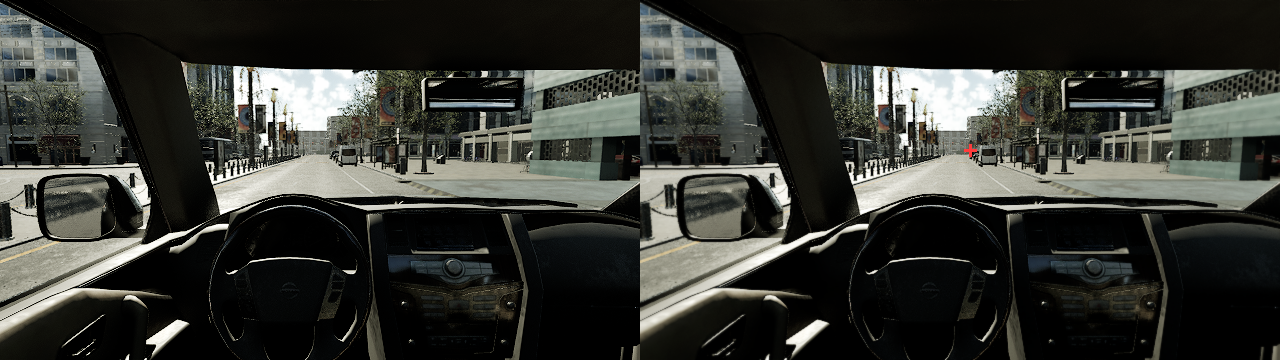
#> input picture evidence/foveated-driver-view.png, 1280 x 360 px
$ python foveated_view.py ../evidence/foveated-driver-view.png
#> lines starting #> are read from the running program, lines starting #| are printed output that depends on the picture; after the words box and inside, x2 and y2 are one past the last pixel; in counts of white or black regions, pixels touching at a corner belong together
### src/embodied_human/vision/foveation.py
"""Foveated images: resolution falling with eccentricity from the gaze point.

Following Geisler and Perry (1998), the highest visible spatial frequency
at eccentricity ``e`` (degrees) is

    f_c(e) = e2 * ln(1 / CT0) / (alpha * (e + e2))   cycles/deg,

from the contrast threshold CT(f, e) = CT0 * exp(alpha * f * (e + e2) / e2).
Each pixel is low-pass filtered so its Gaussian transfer falls to one half
at ``f_c``: sigma = sqrt(ln 2 / (2 pi^2)) / f_c degrees. Pixels blend between
precomputed blur levels, as in multiresolution foveated rendering.

The result is a retina-like input for learned perception, a stronger
baseline than a sharp foveal crop with a uniformly coarse periphery.
"""

from __future__ import annotations

import math
from dataclasses import dataclass
from typing import Any, ClassVar

import numpy as np
from numpy.typing import NDArray

from ..core import Module, Parameters, Source, register

_HALF_POWER = math.sqrt(math.log(2) / (2 * math.pi**2))


@dataclass(frozen=True)
class FoveationParameters(Parameters):
    """Contrast-threshold model of Geisler and Perry (1998).

    Args:
        alpha: Spatial-frequency decay constant.
        e2: Half-resolution eccentricity, degrees.
        ct0: Minimum contrast threshold.
        levels: Number of blur levels; each doubles the blur.
    """

    alpha: float = 0.106
    e2: float = 2.3
    ct0: float = 1.0 / 64.0
    levels: int = 7

    SOURCES: ClassVar = {
        "alpha": Source(
            "Geisler & Perry (1998), Proc. SPIE 3299",
            "https://doi.org/10.1117/12.320120",
            "fitted",
            "least-squares fit to Robson & Graham (1981) grating thresholds",
        ),
        "e2": Source(
            "Geisler & Perry (1998)", "https://doi.org/10.1117/12.320120", "fitted"
        ),
        "ct0": Source(
            "Geisler & Perry (1998)",
            "https://doi.org/10.1117/12.320120",
            "fitted",
            "1/64 for Robson & Graham; 1/75 and 1/76 for two other datasets",
        ),
        "levels": Source("implementation choice", None, "assumed"),
    }

    def cutoff(self, eccentricity: NDArray[np.float64] | float) -> NDArray[np.float64]:
        """Highest visible spatial frequency, cycles/deg."""
        e = np.asarray(eccentricity, dtype=float)
        return self.e2 * math.log(1.0 / self.ct0) / (self.alpha * (e + self.e2))


@dataclass(frozen=True)
class Percept:
    """A foveated image and its geometry.

    Attributes:
        image: Float image in [0, 1] (H x W x C), or ``None`` while vision is
            suppressed during a saccade.
        gaze_px: Gaze point in pixel coordinates (x, y).
        eccentricity: Per-pixel eccentricity, degrees.
        cutoff: Per-pixel highest visible frequency, cycles/deg.
    """

    image: NDArray[np.float64] | None
    gaze_px: tuple[float, float]
    eccentricity: NDArray[np.float64] | None
    cutoff: NDArray[np.float64] | None

    # [4 lines left out: function suppressed, not called in this run]


class Vision(Module):
    """Category ``vision``: turn a scene image and gaze into a percept."""

    category = "vision"

    # [9 lines left out: function perceive, not called in this run]


@register("vision", "foveated")
class FoveatedVision(Vision):
    """Multiresolution foveation with the Geisler and Perry cutoff."""

    def __init__(self, **params: Any) -> None:
        super().__init__()
        self.params = FoveationParameters(**params)

    def sigma_degrees(self, eccentricity: NDArray[np.float64]) -> NDArray[np.float64]:
        """Gaussian blur (SD, degrees) that halves contrast at the cutoff."""
        return _HALF_POWER / self.params.cutoff(eccentricity)

    def perceive(
        self,
        image: NDArray[np.generic],
        gaze_px: tuple[float, float],
        pixels_per_degree: float,
        suppressed: bool = False,
    ) -> Percept:
        from scipy.ndimage import gaussian_filter

        if pixels_per_degree <= 0 or not math.isfinite(pixels_per_degree):
            raise ValueError("pixels_per_degree must be finite and positive")
        array = np.asarray(image)
        scale = 255.0 if array.dtype == np.uint8 else 1.0
        pixels = array.astype(float) / scale
        if pixels.ndim == 2:
            pixels = pixels[:, :, None]
        height, width = pixels.shape[:2]
        ys, xs = np.mgrid[0:height, 0:width]
        eccentricity = np.hypot(xs - gaze_px[0], ys - gaze_px[1]) / pixels_per_degree
        cutoff = self.params.cutoff(eccentricity)
        if suppressed:
            return Percept(None, gaze_px, eccentricity, cutoff)
        sigma_px = self.sigma_degrees(eccentricity) * pixels_per_degree
        # Levels: 0 (sharp), then blur SD 0.5, 1, 2, ... pixels.
        sigmas = [0.0] + [0.5 * 2**k for k in range(self.params.levels - 1)]
        stack = np.stack(
            [
                pixels
                if s == 0
                else gaussian_filter(pixels, sigma=(s, s, 0), mode="nearest")
                for s in sigmas
            ]
        )
        # Fractional level index of each pixel's required blur.
        level = np.interp(sigma_px, sigmas, np.arange(len(sigmas)))
        low = np.floor(level).astype(int)
        high = np.minimum(low + 1, len(sigmas) - 1)
        weight = (level - low)[:, :, None]
        rows, cols = ys, xs
        result = (1 - weight) * stack[low, rows, cols] + weight * stack[
            high, rows, cols
        ]
        if array.ndim == 2:
            result = result[:, :, 0]
        return Percept(result, gaze_px, eccentricity, cutoff)

### src/embodied_human/core.py
"""Module categories, the registry and cited parameters.

A simulated human is composed of one module per category. Each category
has an abstract interface:

- senses: ``eyes``, ``vision``, ``objects``, ``hearing``, ``touch``,
  ``vestibular`` and ``proprioception``;
- cognition: ``attention``, ``memory``, ``estimator`` and ``response``
  (turning detected signals into responses);
- action: ``motor`` and ``fatigue``;
- experience and motivation: ``affect``, ``risk`` and ``trust``.

Any implementation registered under a category can replace the baseline,
and the benchmark scores implementations per category and in integrated
tasks.

Every default parameter carries a :class:`Source`, so reports can separate
values measured in humans from values fitted or assumed by a model.
"""

from __future__ import annotations

import dataclasses
from collections.abc import Callable, Mapping
from dataclasses import dataclass, field
from typing import Any, ClassVar, Literal, TypeVar

import numpy as np

CATEGORIES = (
    "eyes",
    "vision",
    "objects",
    "attention",
    "memory",
    "proprioception",
    "motor",
    "estimator",
    "hearing",
    "touch",
    "vestibular",
    "response",
    "fatigue",
    "affect",
    "risk",
    "trust",
)

Kind = Literal["measured", "standard", "fitted", "assumed", "derived"]


@dataclass(frozen=True)
class Source:
    """Where a parameter value comes from.

    Args:
        citation: Short reference, e.g. ``"Carpenter (1988)"``.
        doi: DOI or URL of the source.
        kind: ``measured`` in humans, set by a ``standard``, ``fitted`` to
            human data by a model, ``derived`` from other parameters, or
            ``assumed`` (a modelling choice to be fitted or replaced).
        note: Conditions under which the value holds.
    """

    citation: str
    doi: str | None = None
    kind: Kind = "measured"
    note: str = ""


class Parameters:
    """Mixin for frozen parameter dataclasses with per-field sources."""

    SOURCES: ClassVar[Mapping[str, Source]] = {}

    # [16 lines left out: function provenance, not called in this run]


class Module:
    """Base class of every module: a name, parameters and a random stream."""

    category: ClassVar[str] = ""

    def __init__(self) -> None:
        self.rng = np.random.default_rng()

    # [9 lines left out: functions reset, parameters, not called in this run]


_M = TypeVar("_M", bound=type)
REGISTRY: dict[str, dict[str, Callable[..., Module]]] = {c: {} for c in CATEGORIES}


def register(category: str, name: str) -> Callable[[_M], _M]:
    """Class decorator: make an implementation available by category and name."""
    if category not in REGISTRY:
        raise ValueError(
            f"unknown category {category!r}; known: {', '.join(CATEGORIES)}"
        )

    def decorator(cls: _M) -> _M:
        if name in REGISTRY[category]:
            raise ValueError(f"{category} module {name!r} is already registered")
        REGISTRY[category][name] = cls
        return cls

    return decorator


# [43 lines left out: functions create, available, _load_builtins, not called in this run]


@dataclass(frozen=True)
class ModuleChoice:
    """One category's implementation and its parameter overrides."""

    name: str
    params: Mapping[str, Any] = field(default_factory=dict)

    def __post_init__(self) -> None:
        # A caller's override dictionary must not mutate an existing config.
        object.__setattr__(self, "params", dict(self.params))


@dataclass(frozen=True)
class HumanConfig:
    """Which implementation fills each category.

    The defaults are the cited baseline. Replace one entry to evaluate a new
    module with everything else held constant.
    """

    eyes: ModuleChoice = field(default_factory=lambda: ModuleChoice("main_sequence"))
    vision: ModuleChoice = field(default_factory=lambda: ModuleChoice("foveated"))
    objects: ModuleChoice = field(
        default_factory=lambda: ModuleChoice("eccentricity_noise")
    )
    attention: ModuleChoice = field(
        default_factory=lambda: ModuleChoice("uncertainty_sampler")
    )
    memory: ModuleChoice = field(default_factory=lambda: ModuleChoice("act_r"))
    proprioception: ModuleChoice = field(
        default_factory=lambda: ModuleChoice("spindle")
    )
    motor: ModuleChoice = field(default_factory=lambda: ModuleChoice("ffitts_min_jerk"))
    estimator: ModuleChoice = field(default_factory=lambda: ModuleChoice("lane_kalman"))
    hearing: ModuleChoice = field(
        default_factory=lambda: ModuleChoice("psychoacoustic")
    )
    touch: ModuleChoice = field(default_factory=lambda: ModuleChoice("vibrotactile"))
    vestibular: ModuleChoice = field(
        default_factory=lambda: ModuleChoice("subjective_vertical")
    )
    response: ModuleChoice = field(default_factory=lambda: ModuleChoice("twin"))
    fatigue: ModuleChoice = field(
        default_factory=lambda: ModuleChoice("three_compartment")
    )
    affect: ModuleChoice = field(default_factory=lambda: ModuleChoice("appraisal"))
    risk: ModuleChoice = field(default_factory=lambda: ModuleChoice("risk_field"))
    trust: ModuleChoice = field(default_factory=lambda: ModuleChoice("decision_field"))

    # [12 lines left out: functions replace, as_dict, not called in this run]


@dataclass
class Human:
    """One module per category, sharing a seeded random stream per module."""

    config: HumanConfig
    modules: dict[str, Module]

    # [34 lines left out: functions __getattr__, reset, provenance, build_human, not called in this run]

### examples/foveated_view.py
"""Foveate a driver's view, as the vision module sees it.

    python examples/foveated_view.py IMAGE --fov 90 --gaze 320 150 --out foveated.png

The input is any RGB image with a known horizontal field of view, e.g. the
CARLA driver-eye camera from embodied-ui (``evidence/carla-fingertip.png``).
The output shows the original and the foveated percept side by side.
"""

from __future__ import annotations

import argparse
import math
from pathlib import Path

import numpy as np
from PIL import Image

from embodied_human.vision.foveation import FoveatedVision


def main() -> int:
    parser = argparse.ArgumentParser(description=__doc__)
    parser.add_argument("image", type=Path)
    parser.add_argument(
        "--fov", type=float, default=90.0, help="horizontal field of view, degrees"
    )
    parser.add_argument(
        "--gaze", type=float, nargs=2, help="gaze point in pixels (x y)"
    )
    parser.add_argument("--out", type=Path, default=Path("foveated.png"))
    args = parser.parse_args()
    image = np.asarray(Image.open(args.image).convert("RGB"))
#> image is the input picture: shape (360, 1280, 3); mean R, G, B 53.6, 54.8, 50
    height, width = image.shape[:2]
#> height = 360; width = 1280
    # Pixels per degree at the image centre of a pinhole camera.
    focal = (width / 2) / math.tan(math.radians(args.fov / 2))
#> focal = 640
    ppd = focal * math.tan(math.radians(1.0))
#> ppd = 11.17
    gaze = tuple(args.gaze) if args.gaze else (width / 2, height / 2)
#> gaze = (640, 180)
    percept = FoveatedVision().perceive(image, gaze, ppd)
#> in perceive, `cutoff = self.params.cutoff(eccentricity)`:
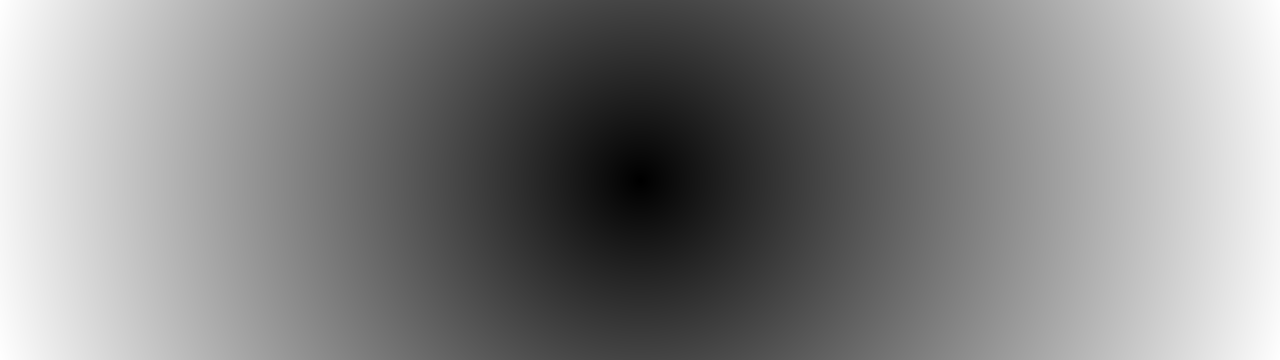
#> eccentricity: shape (360, 1280) float64; min 0, max 59.51, mean 30.8; drawn with min black and max white
#> in perceive, `low = np.floor(level).astype(int)`:
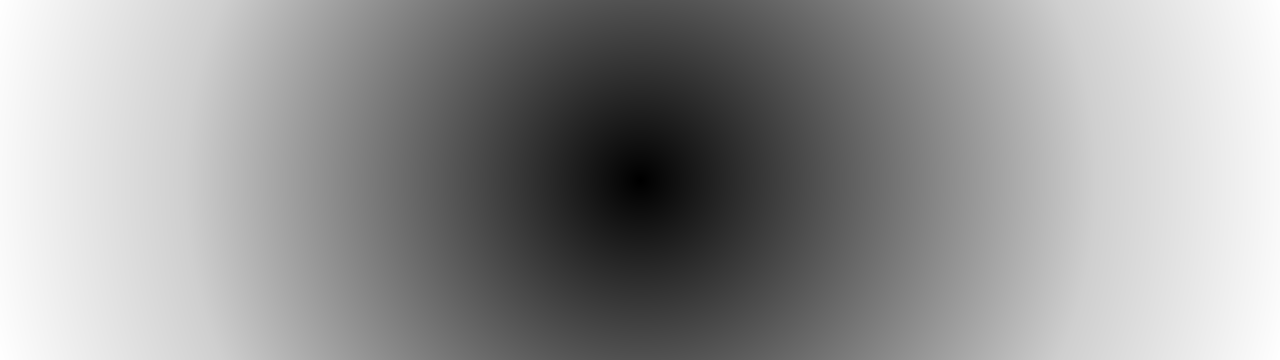
#> level: shape (360, 1280) float64; min 0.107, max 2.43, mean 1.47; drawn with min black and max white
    assert percept.image is not None
    out = (np.clip(percept.image, 0, 1) * 255).astype(np.uint8)
    y, x = int(gaze[1]), int(gaze[0])
#> y = 180; x = 640
    out[max(0, y - 1) : y + 2, max(0, x - 6) : x + 7] = (255, 60, 60)
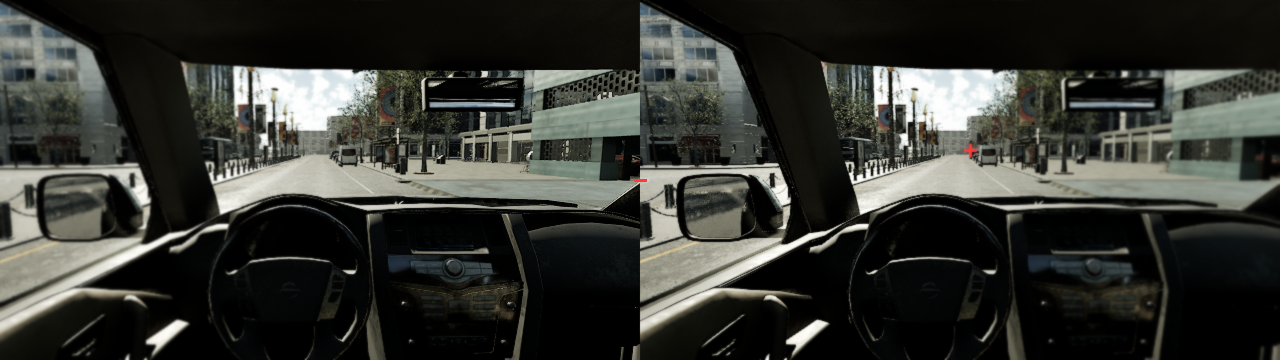
#> out: shape (360, 1280, 3); mean of channels 0, 1, 2 53.2, 54.4, 49.5; drawn as R, G, B
    out[max(0, y - 6) : y + 7, max(0, x - 1) : x + 2] = (255, 60, 60)
#> out: shape (360, 1280, 3); 0.01% of pixels changed, all inside (x1, y1, x2, y2) = (639, 174, 642, 187)
    Image.fromarray(np.concatenate([image, out], axis=1)).save(args.out)
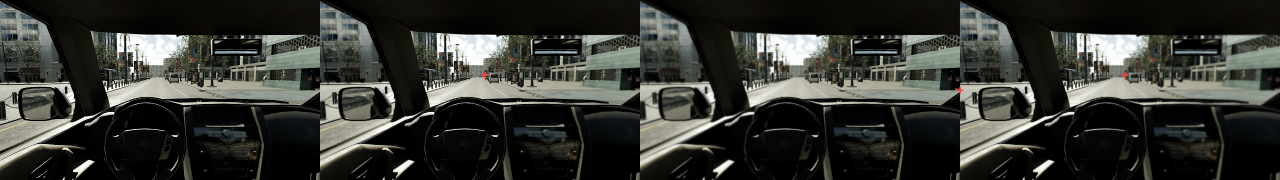
#> saved as foveated.png: PIL image 2560x360 RGB (shown at 1/2 size); mean R, G, B 53.4, 54.6, 49.8
    print(
        f"{width}x{height} px, {ppd:.1f} px/deg at the centre, "
        f"gaze {gaze}; wrote {args.out}"
    )
#| 1280x360 px, 11.2 px/deg at the centre, gaze (640.0, 180.0); wrote foveated.png
    return 0


if __name__ == "__main__":
    raise SystemExit(main())
#> (the program exits here)
